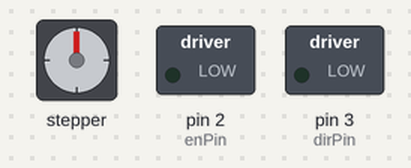
A sketch run on a simulated Arduino Uno, built with avr-gcc and run on an emulated ATmega328P. On the bench: stepper motor, switched loads named in the sketch (green lamp = pin HIGH). Stepper angles assume 200 steps per turn.

Above: at 0.1 s.
At 16.8 s:
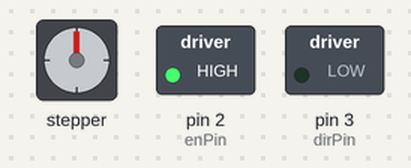
Timing chart, 0 to 18.3 s (numbered marks = the images above):
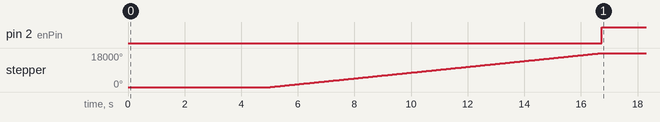

Measured:
- by itself, pin 2 (enPin): LOW → HIGH at 16.7 s
- by itself, stepper: turns 18000° clockwise in 11.7 s

The sketch:

StepperPump_Cali_2024.ino
```cpp
/*Example sketch to control a stepper motor with DRV8825 stepper motor driver, AccelStepper library and Arduino: number of steps or revolutions. More info: https://www.makerguides.com */
// Include the AccelStepper library:
#include <AccelStepper.h>
// Define stepper motor connections and motor interface type. Motor interface type must be set to 1 when using a driver:
#define dirPin 3
#define stepPin 5
#define enPin 2
#define motorInterfaceType 1
// Create a new instance of the AccelStepper class:
AccelStepper stepper = AccelStepper(motorInterfaceType, stepPin, dirPin);

///////////////////////////////// User Input ////////////////////////////////////////////
int desiredSteps = 10000; // number of steps
int maxSpeed = 1000;  // max steps per second for pump
int desiredSpeed = 1000; // steps per second
int timePause = 40000;  // time to pause between samples
//////////////////////////////////////////////////////////////////////////////////////////

void setup() {
  Serial.begin(9600);
  pinMode(stepPin, OUTPUT);
  pinMode(dirPin, OUTPUT);
  pinMode(enPin, OUTPUT);
  // Set the maximum speed in steps per second:
  stepper.setMaxSpeed(maxSpeed);
  delay(5000);
}

void loop() {
  while(stepper.currentPosition() != desiredSteps)
  {
    digitalWrite(enPin,LOW);  //  turn pump on
    stepper.setSpeed(desiredSpeed);
    stepper.runSpeed();
  }

  stepper.setCurrentPosition(0);
  digitalWrite(enPin,HIGH); //  turn pump off
  delay(timePause);

}
```
